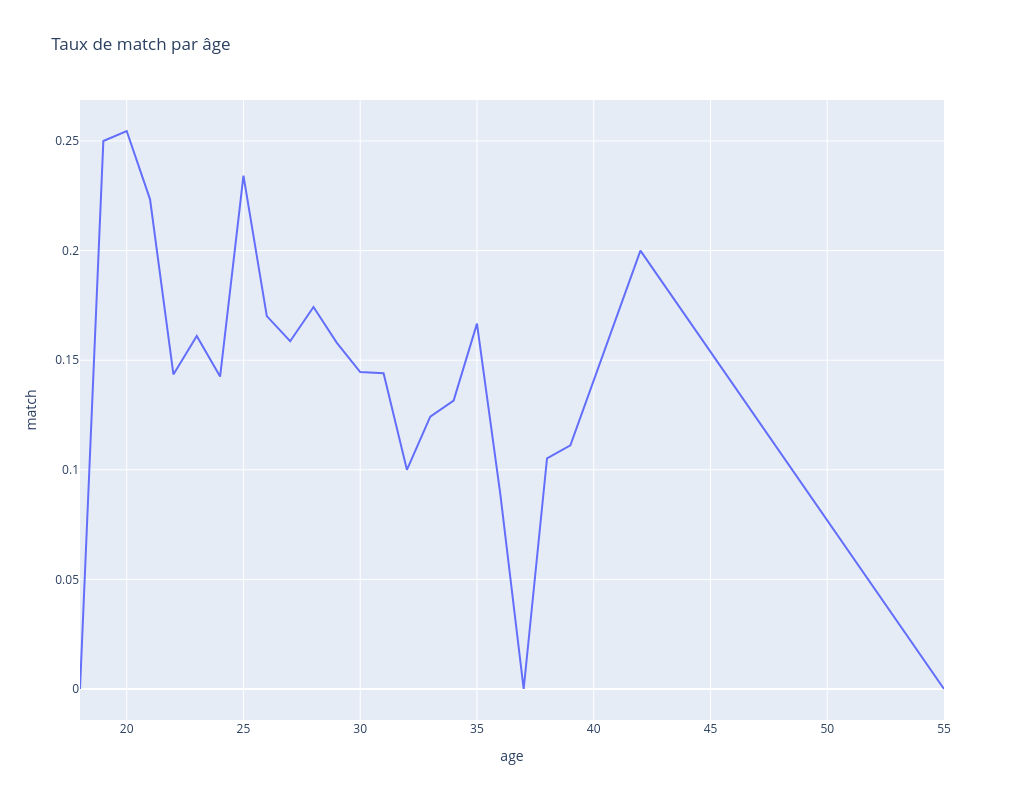

The notebook cell this image was saved under:
### Code cell
age_match = df.groupby('age')['match'].mean().reset_index()
fig = px.line(age_match, x='age', y='match', title="Taux de match par âge", width=SWIDTH,  # Largeur en pixels
                        height=SHEIGHT,)
fig.show()

### Figure 1 — Plotly figure (JSON) as saved in the notebook; plotly's stock layout.template omitted (floating-point values rounded to 4 significant figures)
{"data": [{"hovertemplate": "age=%{x}<br>match=%{y}<extra></extra>", "legendgroup": "", "line": {"color": "#636efa", "dash": "solid"}, "marker": {"symbol": "circle"}, "mode": "lines", "name": "", "orientation": "v", "showlegend": false, "type": "scatter", "x": [18, 19, 20, 21, 22, 23, 24, 25, 26, 27, 28, 29, 30, 31, 32, 33, 34, 35, 36, 37, 38, 39, 42, 55], "xaxis": "x", "y": [0, 0.25, 0.2545, 0.2234, 0.1435, 0.1611, 0.1425, 0.2342, 0.1701, 0.1586, 0.1743, 0.1579, 0.1446, 0.144, 0.1, 0.1242, 0.1316, 0.1667, 0.08889, 0, 0.1053, 0.1111, 0.2, 0], "yaxis": "y"}], "layout": {"height": 800, "legend": {"tracegroupgap": 0}, "title": {"text": "Taux de match par âge"}, "width": 1024, "xaxis": {"anchor": "y", "domain": [0, 1], "title": {"text": "age"}}, "yaxis": {"anchor": "x", "domain": [0, 1], "title": {"text": "match"}}}}
